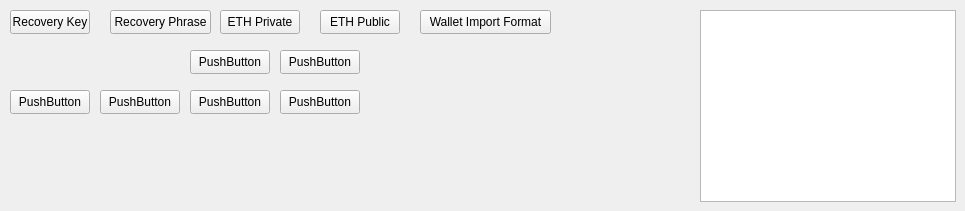
    <widget class="QWidget" name="requestedOptionsTab">
     <attribute name="title">
      <string>Requested Options #1</string>
     </attribute>
     <widget class="QColumnView" name="columnView">
      <property name="enabled">
       <bool>true</bool>
      </property>
      <property name="geometry">
       <rect>
        <x>700</x>
        <y>10</y>
        <width>256</width>
        <height>192</height>
       </rect>
      </property>
     </widget>
     <widget class="QPushButton" name="eth_private_button">
      <property name="enabled">
       <bool>true</bool>
      </property>
      <property name="geometry">
       <rect>
        <x>220</x>
        <y>10</y>
        <width>80</width>
        <height>24</height>
       </rect>
      </property>
      <property name="text">
       <string>ETH Private</string>
      </property>
     </widget>
     <widget class="QPushButton" name="pushButton_2">
      <property name="enabled">
       <bool>true</bool>
      </property>
      <property name="geometry">
       <rect>
        <x>320</x>
        <y>10</y>
        <width>80</width>
        <height>24</height>
       </rect>
      </property>
      <property name="text">
       <string>ETH Public</string>
      </property>
     </widget>
     <widget class="QPushButton" name="wallet_import_format_button">
      <property name="enabled">
       <bool>true</bool>
      </property>
      <property name="geometry">
       <rect>
        <x>420</x>
        <y>10</y>
        <width>131</width>
        <height>24</height>
       </rect>
      </property>
      <property name="text">
       <string>Wallet Import Format</string>
      </property>
     </widget>
     <widget class="QPushButton" name="rcovery_key_button">
      <property name="enabled">
       <bool>true</bool>
      </property>
      <property name="geometry">
       <rect>
        <x>10</x>
        <y>10</y>
        <width>80</width>
        <height>24</height>
       </rect>
      </property>
      <property name="text">
       <string>Recovery Key</string>
      </property>
     </widget>
     <widget class="QPushButton" name="pushButton_6">
      <property name="enabled">
       <bool>true</bool>
      </property>
      <property name="geometry">
       <rect>
        <x>280</x>
        <y>50</y>
        <width>80</width>
        <height>24</height>
       </rect>
      </property>
      <property name="text">
       <string>PushButton</string>
      </property>
     </widget>
     <widget class="QPushButton" name="pushButton_7">
      <property name="enabled">
       <bool>true</bool>
      </property>
      <property name="geometry">
       <rect>
        <x>190</x>
        <y>50</y>
        <width>80</width>
        <height>24</height>
       </rect>
      </property>
      <property name="text">
       <string>PushButton</string>
      </property>
     </widget>
     <widget class="QPushButton" name="recovery_phrase_button">
      <property name="enabled">
       <bool>true</bool>
      </property>
      <property name="geometry">
       <rect>
        <x>110</x>
        <y>10</y>
        <width>101</width>
        <height>24</height>
       </rect>
      </property>
      <property name="text">
       <string>Recovery Phrase</string>
      </property>
     </widget>
     <widget class="QPushButton" name="pushButton_9">
      <property name="enabled">
       <bool>true</bool>
      </property>
      <property name="geometry">
       <rect>
        <x>10</x>
        <y>90</y>
        <width>80</width>
        <height>24</height>
       </rect>
      </property>
      <property name="text">
       <string>PushButton</string>
      </property>
     </widget>
     <widget class="QPushButton" name="pushButton_10">
      <property name="enabled">
       <bool>true</bool>
      </property>
      <property name="geometry">
       <rect>
        <x>280</x>
        <y>90</y>
        <width>80</width>
        <height>24</height>
       </rect>
      </property>
      <property name="text">
       <string>PushButton</string>
      </property>
     </widget>
     <widget class="QPushButton" name="pushButton_11">
      <property name="enabled">
       <bool>true</bool>
      </property>
      <property name="geometry">
       <rect>
        <x>190</x>
        <y>90</y>
        <width>80</width>
        <height>24</height>
       </rect>
      </property>
      <property name="text">
       <string>PushButton</string>
      </property>
     </widget>
     <widget class="QPushButton" name="pushButton_12">
      <property name="enabled">
       <bool>true</bool>
      </property>
      <property name="geometry">
       <rect>
        <x>100</x>
        <y>90</y>
        <width>80</width>
        <height>24</height>
       </rect>
      </property>
      <property name="text">
       <string>PushButton</string>
      </property>
     </widget>
    </widget>
